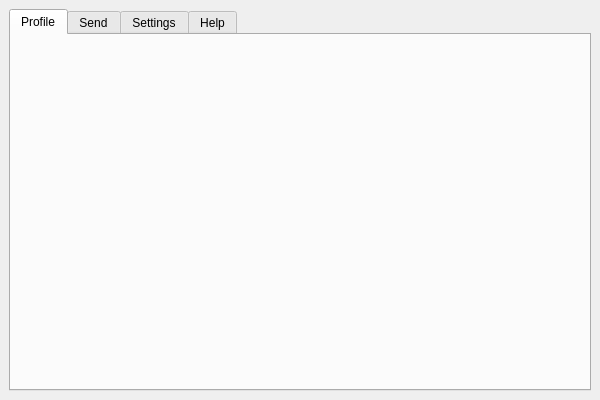
<?xml version="1.0" encoding="UTF-8"?>
<ui version="4.0">
 <class>MainWindow</class>
 <widget class="QMainWindow" name="MainWindow">
  <property name="geometry">
   <rect>
    <x>0</x>
    <y>0</y>
    <width>600</width>
    <height>400</height>
   </rect>
  </property>
  <property name="minimumSize">
   <size>
    <width>600</width>
    <height>400</height>
   </size>
  </property>
  <property name="maximumSize">
   <size>
    <width>10000</width>
    <height>10000</height>
   </size>
  </property>
  <property name="windowTitle">
   <string>MainWindow</string>
  </property>
  <property name="animated">
   <bool>true</bool>
  </property>
  <widget class="QWidget" name="centralwidget">
   <layout class="QGridLayout" name="gridLayout_2">
    <item row="0" column="0">
     <layout class="QGridLayout" name="gridLayout">
      <item row="0" column="0">
       <widget class="QTabWidget" name="tabWidget">
        <property name="currentIndex">
         <number>0</number>
        </property>
        <widget class="QWidget" name="tabProfile">
         <attribute name="title">
          <string>Profile</string>
         </attribute>
        </widget>
        <widget class="QWidget" name="tabSend">
         <attribute name="title">
          <string>Send</string>
         </attribute>
        </widget>
        <widget class="QWidget" name="tabSettings">
         <attribute name="title">
          <string>Settings</string>
         </attribute>
        </widget>
        <widget class="QWidget" name="tabHelp">
         <attribute name="title">
          <string>Help</string>
         </attribute>
        </widget>
       </widget>
      </item>
     </layout>
    </item>
   </layout>
  </widget>
 </widget>
 <resources/>
 <connections/>
</ui>
